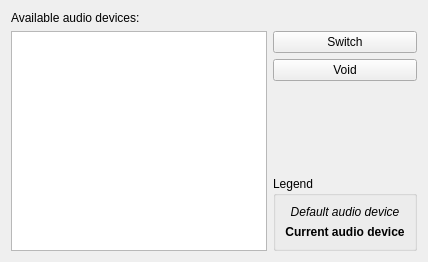
<?xml version="1.0" encoding="UTF-8"?>
<ui version="4.0">
 <class>AudioWidget</class>
 <widget class="QWidget" name="AudioWidget">
  <property name="geometry">
   <rect>
    <x>0</x>
    <y>0</y>
    <width>423</width>
    <height>262</height>
   </rect>
  </property>
  <property name="sizePolicy">
   <sizepolicy hsizetype="Minimum" vsizetype="Preferred">
    <horstretch>0</horstretch>
    <verstretch>0</verstretch>
   </sizepolicy>
  </property>
  <layout class="QVBoxLayout" name="verticalLayout_3">
   <item>
    <widget class="QLabel" name="labelAvailableDevicesStatis">
     <property name="text">
      <string>Available audio devices:</string>
     </property>
    </widget>
   </item>
   <item>
    <layout class="QHBoxLayout" name="horizontalLayout">
     <item>
      <widget class="QListView" name="viewDevices">
       <property name="sizePolicy">
        <sizepolicy hsizetype="Minimum" vsizetype="Expanding">
         <horstretch>0</horstretch>
         <verstretch>0</verstretch>
        </sizepolicy>
       </property>
      </widget>
     </item>
     <item>
      <layout class="QVBoxLayout" name="verticalLayout_2">
       <item>
        <widget class="QPushButton" name="buttonSwitch">
         <property name="text">
          <string>Switch</string>
         </property>
        </widget>
       </item>
       <item>
        <widget class="QPushButton" name="buttonVoid">
         <property name="text">
          <string>Void</string>
         </property>
        </widget>
       </item>
       <item>
        <spacer name="verticalSpacer">
         <property name="orientation">
          <enum>Qt::Vertical</enum>
         </property>
         <property name="sizeHint" stdset="0">
          <size>
           <width>20</width>
           <height>40</height>
          </size>
         </property>
        </spacer>
       </item>
       <item>
        <widget class="QGroupBox" name="groupBoxLegend">
         <property name="sizePolicy">
          <sizepolicy hsizetype="Minimum" vsizetype="Preferred">
           <horstretch>0</horstretch>
           <verstretch>0</verstretch>
          </sizepolicy>
         </property>
         <property name="title">
          <string>Legend</string>
         </property>
         <layout class="QVBoxLayout" name="verticalLayout">
          <item>
           <widget class="QLabel" name="labelDefaultDeviceStatic">
            <property name="font">
             <font>
              <italic>true</italic>
             </font>
            </property>
            <property name="text">
             <string>Default audio device</string>
            </property>
            <property name="alignment">
             <set>Qt::AlignCenter</set>
            </property>
           </widget>
          </item>
          <item>
           <widget class="QLabel" name="labelCurrentDeviceStatic">
            <property name="font">
             <font>
              <weight>75</weight>
              <italic>false</italic>
              <bold>true</bold>
              <underline>false</underline>
              <kerning>true</kerning>
             </font>
            </property>
            <property name="text">
             <string>Current audio device</string>
            </property>
            <property name="alignment">
             <set>Qt::AlignCenter</set>
            </property>
           </widget>
          </item>
         </layout>
        </widget>
       </item>
      </layout>
     </item>
    </layout>
   </item>
  </layout>
 </widget>
 <resources/>
 <connections/>
</ui>
